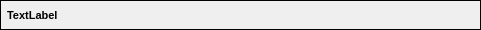
<?xml version="1.0" encoding="UTF-8"?>
<ui version="4.0">
 <class>DropBoxWidget</class>
 <widget class="QWidget" name="DropBoxWidget">
  <property name="windowModality">
   <enum>Qt::NonModal</enum>
  </property>
  <property name="geometry">
   <rect>
    <x>0</x>
    <y>0</y>
    <width>481</width>
    <height>30</height>
   </rect>
  </property>
  <property name="sizePolicy">
   <sizepolicy hsizetype="Preferred" vsizetype="Fixed">
    <horstretch>0</horstretch>
    <verstretch>0</verstretch>
   </sizepolicy>
  </property>
  <property name="minimumSize">
   <size>
    <width>30</width>
    <height>30</height>
   </size>
  </property>
  <property name="maximumSize">
   <size>
    <width>16777215</width>
    <height>30</height>
   </size>
  </property>
  <property name="windowTitle">
   <string>DropBoxWidget</string>
  </property>
  <layout class="QVBoxLayout" name="verticalLayout">
   <property name="spacing">
    <number>0</number>
   </property>
   <property name="leftMargin">
    <number>0</number>
   </property>
   <property name="topMargin">
    <number>0</number>
   </property>
   <property name="rightMargin">
    <number>0</number>
   </property>
   <property name="bottomMargin">
    <number>0</number>
   </property>
   <item>
    <widget class="QFrame" name="frame">
     <property name="sizePolicy">
      <sizepolicy hsizetype="Preferred" vsizetype="Fixed">
       <horstretch>0</horstretch>
       <verstretch>0</verstretch>
      </sizepolicy>
     </property>
     <property name="minimumSize">
      <size>
       <width>30</width>
       <height>30</height>
      </size>
     </property>
     <property name="styleSheet">
      <string notr="true"/>
     </property>
     <property name="frameShape">
      <enum>QFrame::Box</enum>
     </property>
     <property name="frameShadow">
      <enum>QFrame::Plain</enum>
     </property>
     <layout class="QVBoxLayout" name="verticalLayout_2">
      <property name="leftMargin">
       <number>6</number>
      </property>
      <property name="topMargin">
       <number>6</number>
      </property>
      <property name="rightMargin">
       <number>6</number>
      </property>
      <property name="bottomMargin">
       <number>6</number>
      </property>
      <item>
       <widget class="QLabel" name="label">
        <property name="font">
         <font>
          <family>Arial</family>
          <pointsize>8</pointsize>
          <weight>75</weight>
          <italic>false</italic>
          <bold>true</bold>
          <stylestrategy>PreferAntialias</stylestrategy>
         </font>
        </property>
        <property name="styleSheet">
         <string notr="true"/>
        </property>
        <property name="text">
         <string>TextLabel</string>
        </property>
       </widget>
      </item>
     </layout>
    </widget>
   </item>
  </layout>
 </widget>
 <resources/>
 <connections/>
</ui>
